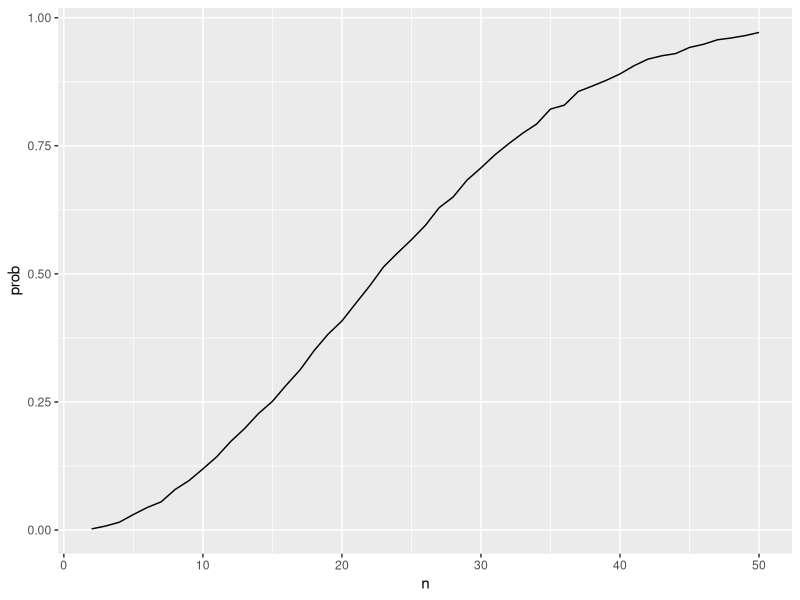

The R script that drew this image: (Note: a time limit stopped this script after it produced the figure.)
## ---- chunk 1
library(tidyverse)
library(broom)
## ---- chunk 2
bday = function(n) {

  bdays = sample(1:365, size = n, replace = TRUE)
  
  duplicate = length(unique(bdays)) < n

  return(duplicate)
  
}

bday_samp = 
  expand_grid(
    n = 2:50,
    iter = 1:10000
  ) |> 
  mutate(res = map_lgl(n, bday)) |> 
  group_by(n) |> 
  summarize(prob = mean(res))

bday_samp |>
  ggplot(aes(x = n, y = prob)) + 
  geom_line()
## ---- chunk 3
t_test = function(n = 30, sigma = 5, mu) {
  
  data = rnorm(n, mean = mu, sd = sigma)
  
  ttest_result = t.test(data, mu = 0, conf.level = 0.95) |>
    broom::tidy()
  
  return(ttest_result)
}

set.seed(123)
mu_df = 
  expand_grid(
    mu = 0:6,
    iter = 1:5000
  ) |>
  mutate(output = map(mu, ~t_test(mu = .x))) |>
  unnest(output)

## ---- chunk 4
rejected =
  mu_df |>
  group_by(mu) |>
  summarize(
    power = mean(p.value < 0.05),
    avg_est = mean(estimate),
    avg_reject = mean(estimate[p.value < 0.05])
  )
## ---- chunk 5
rejected |>
ggplot(aes(x = mu, y = power)) +
  geom_line() +
  labs(title = "Power of t-test vs. True Value of mu",
       x = "mu",
       y = "Power") +
  theme_minimal()
